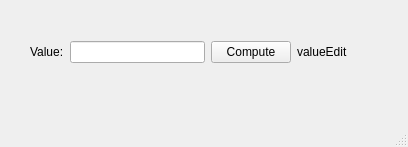
<?xml version="1.0" encoding="UTF-8"?>
<ui version="4.0">
 <class>MainWindow</class>
 <widget class="QMainWindow" name="MainWindow">
  <property name="geometry">
   <rect>
    <x>0</x>
    <y>0</y>
    <width>408</width>
    <height>147</height>
   </rect>
  </property>
  <property name="windowTitle">
   <string>MainWindow</string>
  </property>
  <widget class="QWidget" name="centralwidget">
   <widget class="QWidget" name="">
    <property name="geometry">
     <rect>
      <x>30</x>
      <y>40</y>
      <width>318</width>
      <height>24</height>
     </rect>
    </property>
    <layout class="QHBoxLayout" name="horizontalLayout">
     <item>
      <widget class="QLabel" name="label">
       <property name="text">
        <string>Value:</string>
       </property>
      </widget>
     </item>
     <item>
      <widget class="QLineEdit" name="editValue"/>
     </item>
     <item>
      <widget class="QPushButton" name="computeButton">
       <property name="text">
        <string>Compute</string>
       </property>
      </widget>
     </item>
     <item>
      <widget class="QLabel" name="resultLabel">
       <property name="text">
        <string>valueEdit</string>
       </property>
      </widget>
     </item>
    </layout>
   </widget>
  </widget>
  <widget class="QMenuBar" name="menubar">
   <property name="geometry">
    <rect>
     <x>0</x>
     <y>0</y>
     <width>408</width>
     <height>19</height>
    </rect>
   </property>
  </widget>
  <widget class="QStatusBar" name="statusbar"/>
 </widget>
 <resources/>
 <connections/>
</ui>
